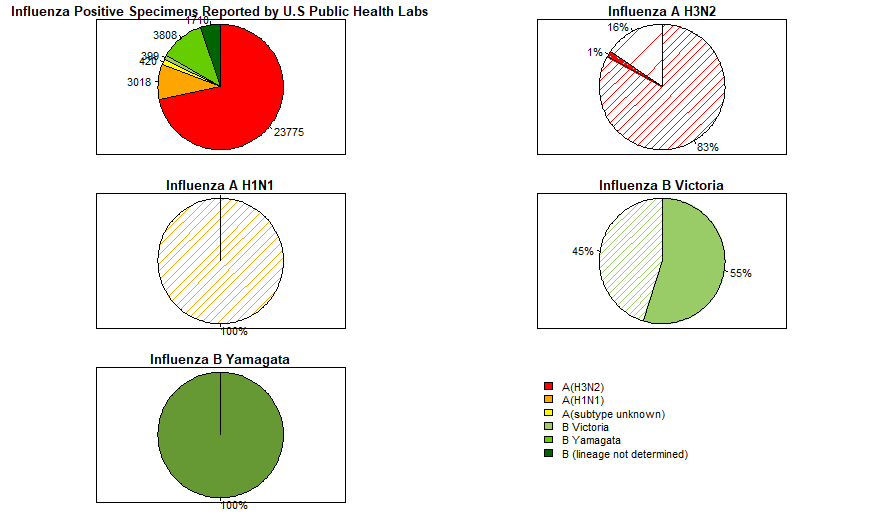

This figure's R source:
setwd("/Users/sp/Desktop/DIC")
library(ggplot2)
library(patternplot)
library(RColorBrewer)
#---------------------------------------------------------------------------------
par(mfrow=c(3,2), cex= 0.7, mai= c(0.2,1,0.2,1))

pie_VicB <- read.csv("./pie.csv")[1:2,]
pie_YamaB <- read.csv("./pie.csv")[3:5,]
pie_H3 <- read.csv("./pie.csv")[9:13,]
pie_H1N1 <- read.csv("./pie.csv")[6:8,]
pie_main <- read.csv("./pie2.csv")

labels1 <-pie_VicB$X..of..Sub.type.Total
labels2 <-pie_YamaB$X..of..Sub.type.Total
labels3 <-pie_H3$X..of..Sub.type.Total
labels4 <-pie_H1N1$X..of..Sub.type.Total
labels5 <- pie_main$Cumulative

pie_VicB
pie_YamaB
pie_H3
pie_H1N1
pie_main
pattern.type <- c('vlines')


pielabels <- c("A(H3N2)", "A(H1N1)", "A(subtype unknown)", "B Victoria", "B Yamagata", "B (lineage not determined)" )

pie(pie_main$Cumulative, labels5, border = "black", radius = 1, main = "Influenza Positive Specimens Reported by U.S Public Health Labs", clockwise = TRUE, col = c("red", "orange", "yellow", "darkolivegreen3", "chartreuse3", "darkgreen"))
box(which= "plot", lty = "solid")

pie(pie_H3$Number, labels3, radius=1, main = "Influenza A H3N2", clockwise=TRUE, density=c(16,200,5), col= "red", border = "black")
box(which= "plot", lty = "solid")

pie(pie_H1N1$Number, labels4, radius=1, main = "Influenza A H1N1", clockwise=TRUE, density=16, col= "orange", border = "black")
box(which= "plot", lty = "solid")

pie(pie_VicB$Number, labels1,radius=1, main = "Influenza B Victoria", clockwise=TRUE, density=c(5000, 20), col= "#99CC66", border = "black")
box(which= "plot", lty = "solid")

pie(pie_YamaB$Number, labels2, radius=1,main = "Influenza B Yamagata", clockwise=TRUE, col= "#669933", border = "black")
box(which= "plot", lty = "solid")

par(xpd = TRUE)
legend(2.3, 1, legend=pielabels,bty="n",
       fill=c("red", "orange", "yellow", "darkolivegreen3", "chartreuse3", "darkgreen"))

#--------------------------------------------------------------------------------------------
